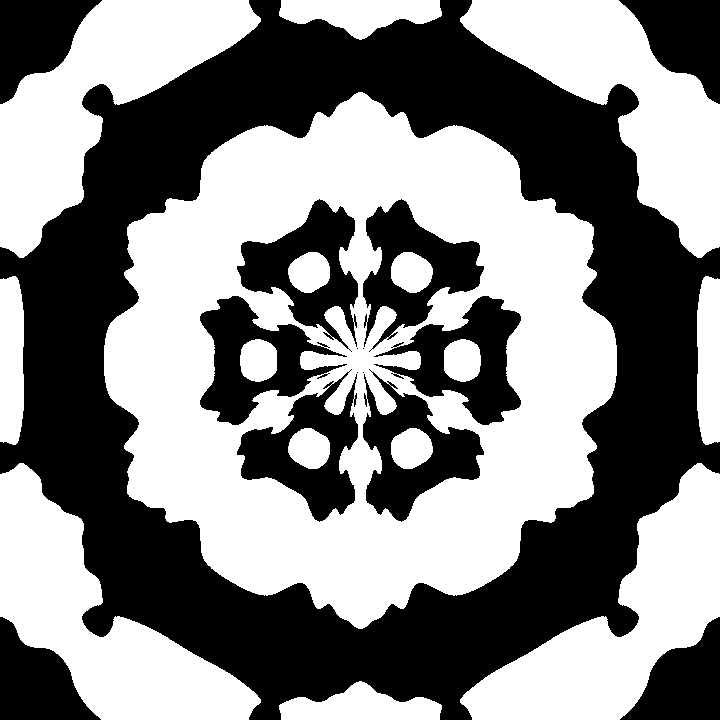
Frame 1 (no input)
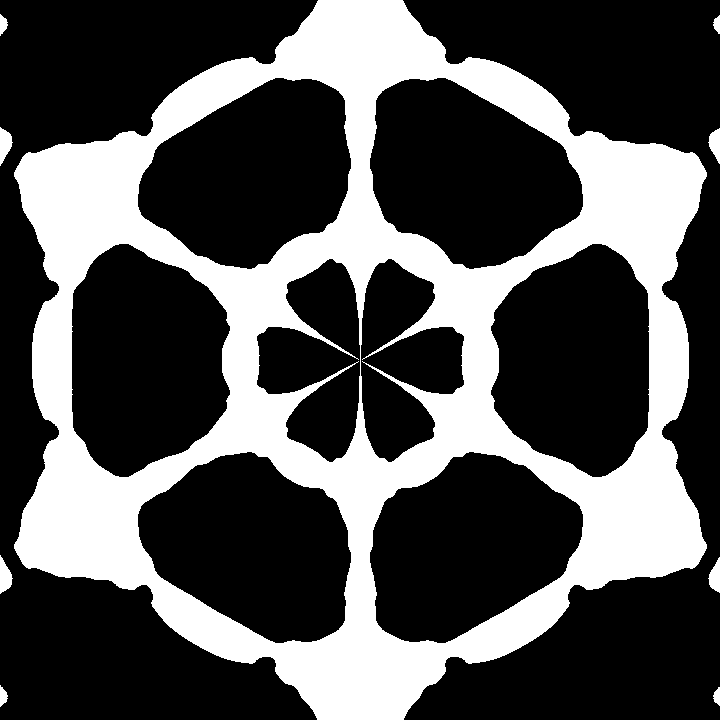
Frame 60 (the mouse pressed at the canvas centre just before this capture)
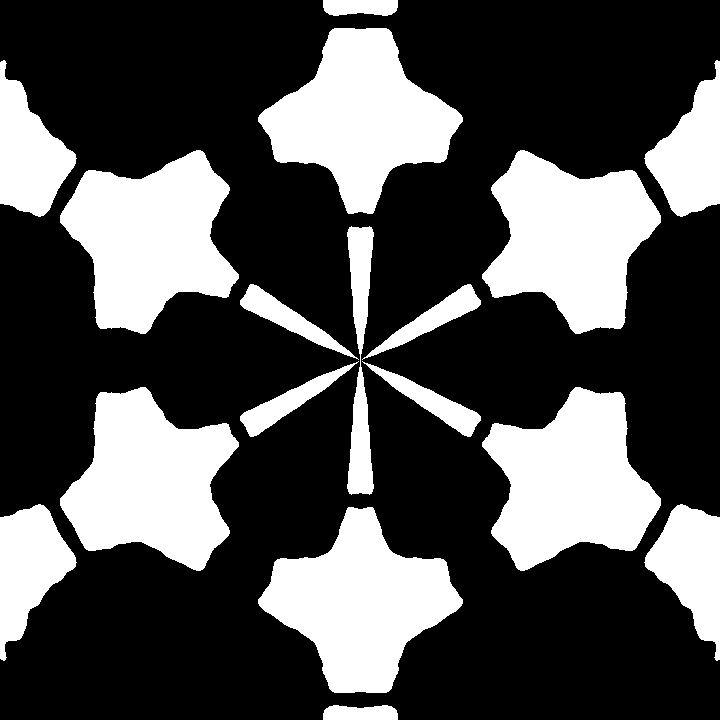
Frame 120 (the mouse held since frame 60 and released just before this capture)

The Processing sketch that drew these frames (run headless with seeded random() and noise(); from frame 60 on, the mouse is pressed at the canvas centre):

// Processing sketch: sketch_162020_Kalitescope
// ── sketch_162020_Kalitescope.pde
int x,y;float t;
void setup(){size(720,720);}
void draw(){
t+=.004;
loadPixels();
for(y=0;y<720;y++)
for(x=0;x<720;x++)
pixels[y*720+x]=color((noise(sin((atan2(360-x,360-y)+PI)*3),t)*noise((dist(x,y,360,360)-t*500)*.01,t))>.2?255:0);
updatePixels();}
